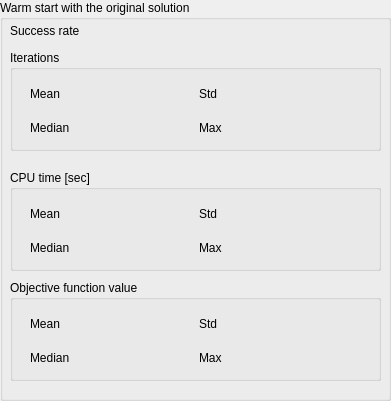
           <widget class="QGroupBox" name="groupBox_ws_or_app">
            <property name="geometry">
             <rect>
              <x>420</x>
              <y>10</y>
              <width>391</width>
              <height>401</height>
             </rect>
            </property>
            <property name="title">
             <string>Warm start with the original solution</string>
            </property>
            <widget class="QWidget" name="layoutWidget_17">
             <property name="geometry">
              <rect>
               <x>10</x>
               <y>20</y>
               <width>231</width>
               <height>21</height>
              </rect>
             </property>
             <layout class="QHBoxLayout" name="horizontalLayout_123">
              <item>
               <widget class="QLabel" name="label_rate_ws_or_app">
                <property name="text">
                 <string>Success rate</string>
                </property>
               </widget>
              </item>
              <item>
               <widget class="QLabel" name="label_rate_ws_or_app_value">
                <property name="text">
                 <string/>
                </property>
               </widget>
              </item>
             </layout>
            </widget>
            <widget class="QGroupBox" name="groupBox_iter_ws_or_app">
             <property name="geometry">
              <rect>
               <x>10</x>
               <y>50</y>
               <width>371</width>
               <height>101</height>
              </rect>
             </property>
             <property name="title">
              <string>Iterations</string>
             </property>
             <widget class="QWidget" name="layoutWidget_18">
              <property name="geometry">
               <rect>
                <x>20</x>
                <y>30</y>
                <width>331</width>
                <height>61</height>
               </rect>
              </property>
              <layout class="QVBoxLayout" name="verticalLayout_31">
               <item>
                <layout class="QHBoxLayout" name="horizontalLayout_124">
                 <item>
                  <layout class="QHBoxLayout" name="horizontalLayout_125">
                   <item>
                    <widget class="QLabel" name="label__iter_mean_ws_or_app">
                     <property name="text">
                      <string>Mean</string>
                     </property>
                    </widget>
                   </item>
                   <item>
                    <widget class="QLabel" name="label_iter_mean_ws_or_app_value">
                     <property name="text">
                      <string/>
                     </property>
                    </widget>
                   </item>
                  </layout>
                 </item>
                 <item>
                  <layout class="QHBoxLayout" name="horizontalLayout_126">
                   <item>
                    <widget class="QLabel" name="label_iter_std_ws_or_app">
                     <property name="text">
                      <string>Std</string>
                     </property>
                    </widget>
                   </item>
                   <item>
                    <widget class="QLabel" name="label_iter_std_ws_or_app_value">
                     <property name="text">
                      <string/>
                     </property>
                    </widget>
                   </item>
                  </layout>
                 </item>
                </layout>
               </item>
               <item>
                <layout class="QHBoxLayout" name="horizontalLayout_127">
                 <item>
                  <layout class="QHBoxLayout" name="horizontalLayout_128">
                   <item>
                    <widget class="QLabel" name="label_iter_median_ws_or_app">
                     <property name="text">
                      <string>Median</string>
                     </property>
                    </widget>
                   </item>
                   <item>
                    <widget class="QLabel" name="label_iter_median_ws_or_app_value">
                     <property name="text">
                      <string/>
                     </property>
                    </widget>
                   </item>
                  </layout>
                 </item>
                 <item>
                  <layout class="QHBoxLayout" name="horizontalLayout_129">
                   <item>
                    <widget class="QLabel" name="label_iter_max_ws_or_app">
                     <property name="text">
                      <string>Max</string>
                     </property>
                    </widget>
                   </item>
                   <item>
                    <widget class="QLabel" name="label_iter_max_ws_or_app_value">
                     <property name="text">
                      <string/>
                     </property>
                    </widget>
                   </item>
                  </layout>
                 </item>
                </layout>
               </item>
              </layout>
             </widget>
            </widget>
            <widget class="QGroupBox" name="groupBox_cpu_ws_or_app">
             <property name="geometry">
              <rect>
               <x>10</x>
               <y>170</y>
               <width>371</width>
               <height>101</height>
              </rect>
             </property>
             <property name="title">
              <string>CPU time [sec]</string>
             </property>
             <widget class="QWidget" name="layoutWidget_19">
              <property name="geometry">
               <rect>
                <x>20</x>
                <y>30</y>
                <width>331</width>
                <height>61</height>
               </rect>
              </property>
              <layout class="QVBoxLayout" name="verticalLayout_32">
               <item>
                <layout class="QHBoxLayout" name="horizontalLayout_130">
                 <item>
                  <layout class="QHBoxLayout" name="horizontalLayout_131">
                   <item>
                    <widget class="QLabel" name="label_cpu_mean_ws_or_app">
                     <property name="text">
                      <string>Mean</string>
                     </property>
                    </widget>
                   </item>
                   <item>
                    <widget class="QLabel" name="label_cpu_mean_ws_or_app_value">
                     <property name="text">
                      <string/>
                     </property>
                    </widget>
                   </item>
                  </layout>
                 </item>
                 <item>
                  <layout class="QHBoxLayout" name="horizontalLayout_132">
                   <item>
                    <widget class="QLabel" name="label_cpu_std_ws_or_app">
                     <property name="text">
                      <string>Std</string>
                     </property>
                    </widget>
                   </item>
                   <item>
                    <widget class="QLabel" name="label_cpu_std_ws_or_app_value">
                     <property name="text">
                      <string/>
                     </property>
                    </widget>
                   </item>
                  </layout>
                 </item>
                </layout>
               </item>
               <item>
                <layout class="QHBoxLayout" name="horizontalLayout_133">
                 <item>
                  <layout class="QHBoxLayout" name="horizontalLayout_134">
                   <item>
                    <widget class="QLabel" name="label_cpu_median_ws_or_app">
                     <property name="text">
                      <string>Median</string>
                     </property>
                    </widget>
                   </item>
                   <item>
                    <widget class="QLabel" name="label_cpu_median_ws_or_app_value">
                     <property name="text">
                      <string/>
                     </property>
                    </widget>
                   </item>
                  </layout>
                 </item>
                 <item>
                  <layout class="QHBoxLayout" name="horizontalLayout_135">
                   <item>
                    <widget class="QLabel" name="label_cpu_max_ws_or_app">
                     <property name="text">
                      <string>Max</string>
                     </property>
                    </widget>
                   </item>
                   <item>
                    <widget class="QLabel" name="label_cpu_max_ws_or_app_value">
                     <property name="text">
                      <string/>
                     </property>
                    </widget>
                   </item>
                  </layout>
                 </item>
                </layout>
               </item>
              </layout>
             </widget>
            </widget>
            <widget class="QGroupBox" name="groupBox_obj_ws_or_app">
             <property name="geometry">
              <rect>
               <x>10</x>
               <y>280</y>
               <width>371</width>
               <height>101</height>
              </rect>
             </property>
             <property name="title">
              <string>Objective function value</string>
             </property>
             <widget class="QWidget" name="layoutWidget_20">
              <property name="geometry">
               <rect>
                <x>20</x>
                <y>30</y>
                <width>331</width>
                <height>61</height>
               </rect>
              </property>
              <layout class="QVBoxLayout" name="verticalLayout_33">
               <item>
                <layout class="QHBoxLayout" name="horizontalLayout_136">
                 <item>
                  <layout class="QHBoxLayout" name="horizontalLayout_137">
                   <item>
                    <widget class="QLabel" name="label_obj_mean_ws_or_app">
                     <property name="text">
                      <string>Mean</string>
                     </property>
                    </widget>
                   </item>
                   <item>
                    <widget class="QLabel" name="label_obj_mean_ws_or_app_value">
                     <property name="text">
                      <string/>
                     </property>
                    </widget>
                   </item>
                  </layout>
                 </item>
                 <item>
                  <layout class="QHBoxLayout" name="horizontalLayout_138">
                   <item>
                    <widget class="QLabel" name="label_obj_std_ws_or_app">
                     <property name="text">
                      <string>Std</string>
                     </property>
                    </widget>
                   </item>
                   <item>
                    <widget class="QLabel" name="label_obj_std_ws_or_app_value">
                     <property name="text">
                      <string/>
                     </property>
                    </widget>
                   </item>
                  </layout>
                 </item>
                </layout>
               </item>
               <item>
                <layout class="QHBoxLayout" name="horizontalLayout_139">
                 <item>
                  <layout class="QHBoxLayout" name="horizontalLayout_140">
                   <item>
                    <widget class="QLabel" name="label_obj_median_ws_or_app">
                     <property name="text">
                      <string>Median</string>
                     </property>
                    </widget>
                   </item>
                   <item>
                    <widget class="QLabel" name="label_obj_median_ws_or_app_value">
                     <property name="text">
                      <string/>
                     </property>
                    </widget>
                   </item>
                  </layout>
                 </item>
                 <item>
                  <layout class="QHBoxLayout" name="horizontalLayout_141">
                   <item>
                    <widget class="QLabel" name="label_obj_max_ws_or_app">
                     <property name="text">
                      <string>Max</string>
                     </property>
                    </widget>
                   </item>
                   <item>
                    <widget class="QLabel" name="label_obj_max_ws_or_app_value">
                     <property name="text">
                      <string/>
                     </property>
                    </widget>
                   </item>
                  </layout>
                 </item>
                </layout>
               </item>
              </layout>
             </widget>
            </widget>
           </widget>
